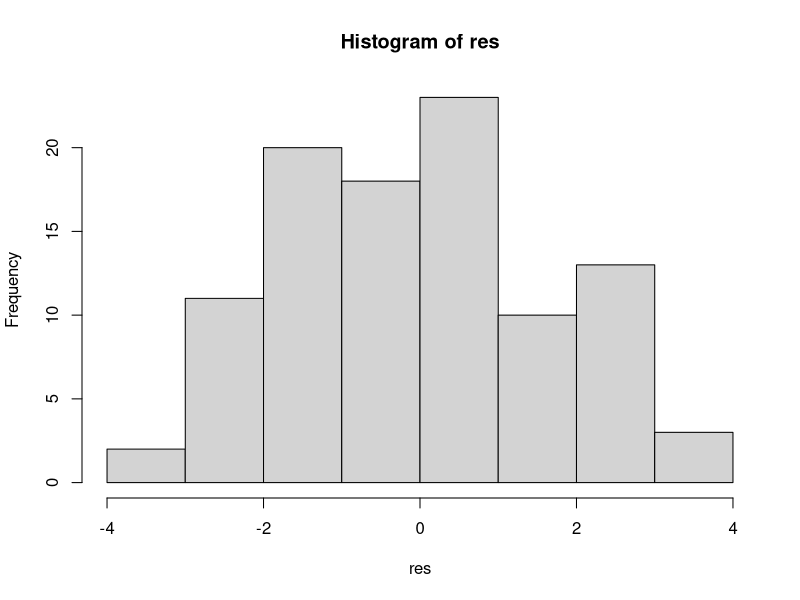
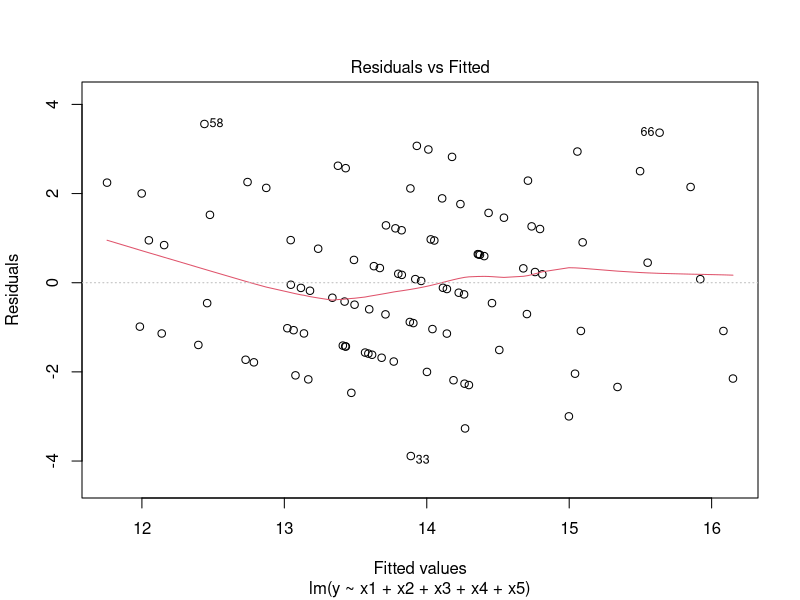
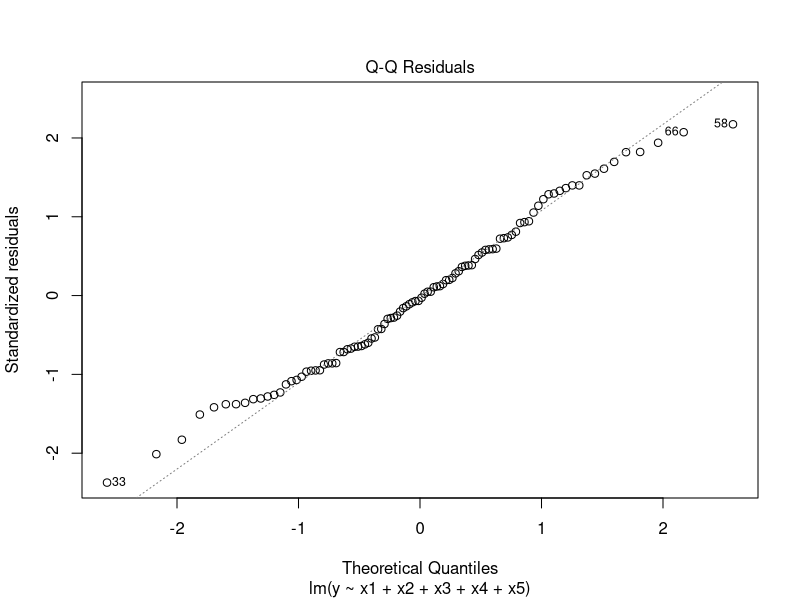
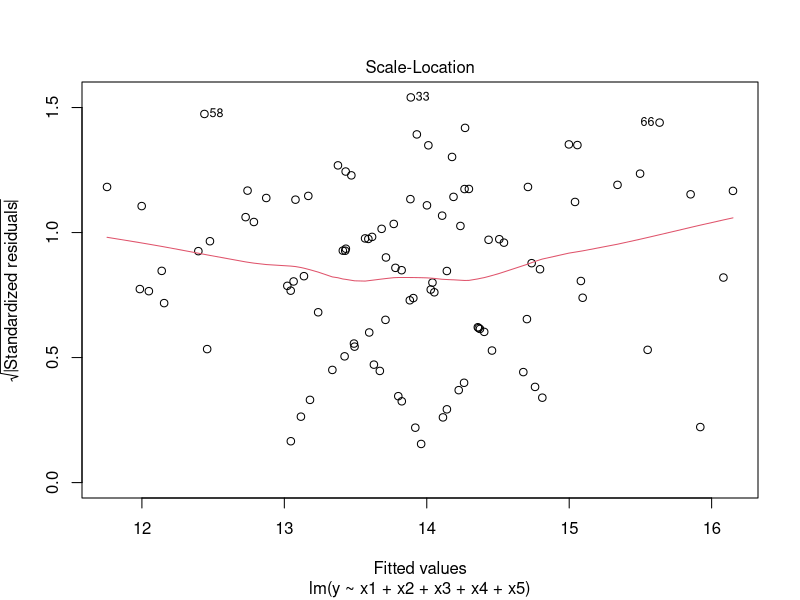
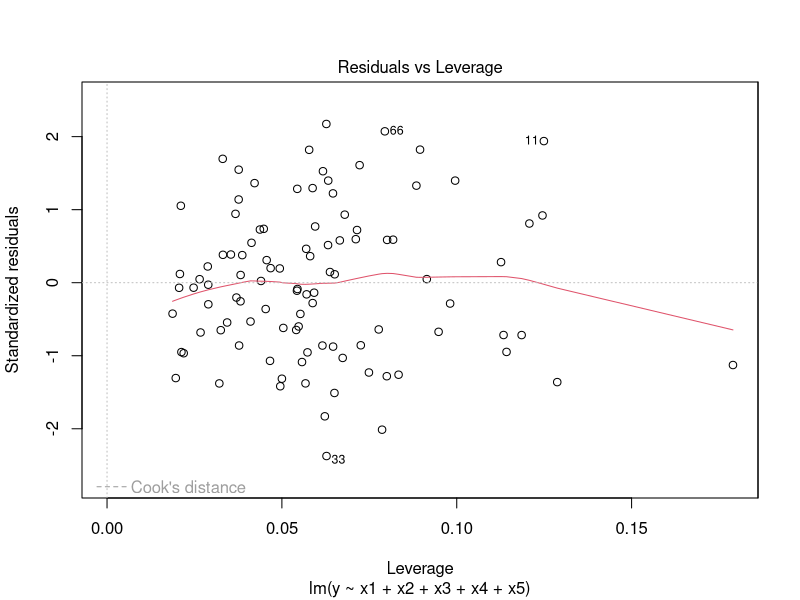
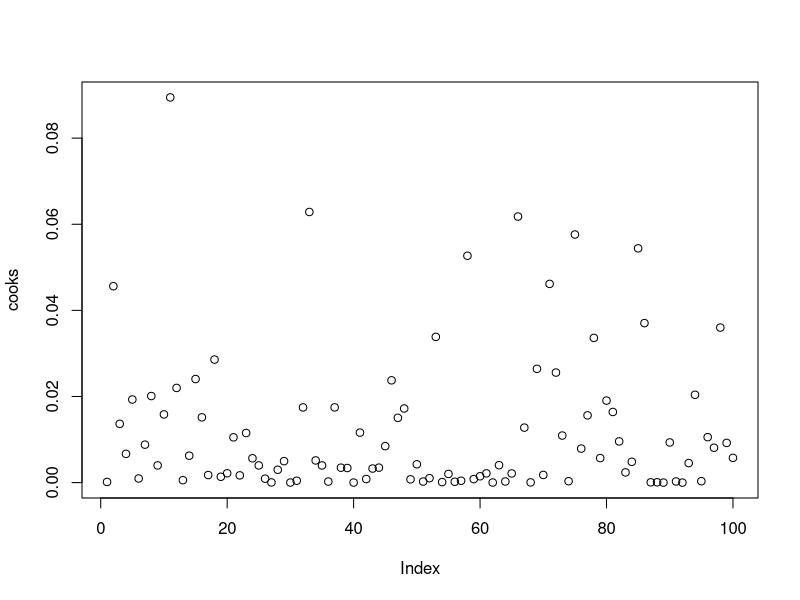

These charts were generated, in order, by the following R code:
data = read.table("mrassignmentdata.txt")

y = data$V1
x1 = data$V2
x2 = data$V3
x3 = data$V4
x4 = data$V5
x5 = data$V6

results = lm(y~x1+x2+x3+x4+x5)
summary(results)

library(car)
durbinWatsonTest(results)

vif(results)
mean(vif(results))
1/vif(results)

res = resid(results)
hist(res)

plot(results)

cooks = cooks.distance(results)
plot(cooks)